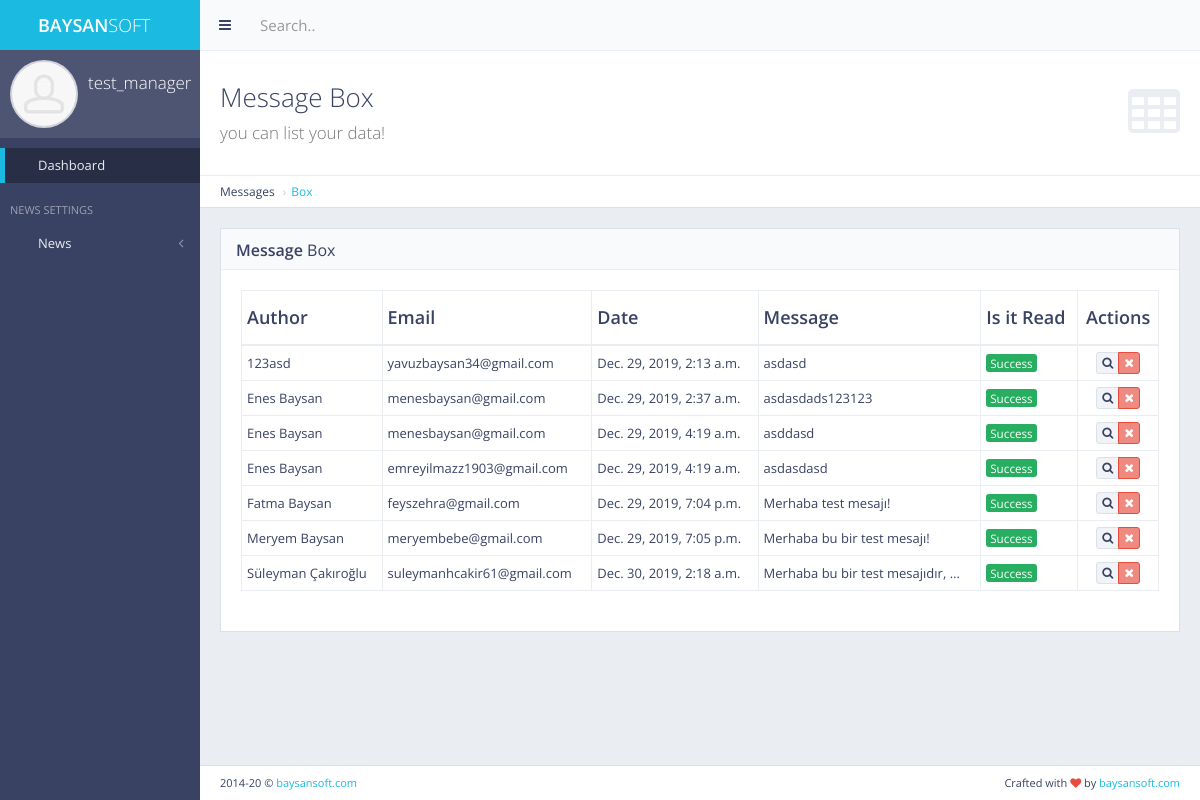
Page /panel/message_box/ (signed in) on the committed database.
### main/models.py (models this page shows, shortened)
class ContactForm(models.Model):
    name = models.CharField(max_length=255)
    email = models.CharField(max_length=255)
    message = models.TextField()
    date = models.DateTimeField(auto_now_add=True, null=True, blank=False)
    is_it_read = models.BooleanField(default=False)

### panel/views.py (the view, shortened to what this page needs)
# urls.py: path('message_box/', views.message_box, name='message_box'),
def message_box(request):
    if not request.user.is_authenticated:
        return redirect('main:my_login')
    messages = ContactForm.objects.all()
    context = {
        'messages': messages,
    }
    return render(request, 'back/message_box.html', context=context)

### category/context_processor.py (called while the page is built)
def get_categories(request):  # template'a direkt veri yolluyor
    get_categories = Category.objects.all()
    return dict(
        get_categories=get_categories)  # get_categories diyerek direkt template'den çağırabiliriz. Sözlük olarak döndürür.

### main/context_processors.py (called while the page is built)
def get_site_settings(request):
    site = Main.objects.first()
    return dict(site_settings=site)

### main/templatetags/my_auth.py (called while the page is built)
@register.filter(name='has_group')
def has_group(user,group_name):
    return user.groups.filter(name=group_name).exists()

### news/context_processors.py (called while the page is built)
def get_last_news(request):
    get_last_news = News.objects.all().order_by('-date')[:3]
    return dict(get_last_news=get_last_news)

def get_popular_posts(request):  # bu şekilde tek fonksiyon ile 2 veri seti döndürebiliriz
    get_popular_posts = News.objects.all().order_by('-show')
    get_popular_posts_detail = News.objects.all().order_by('-show')[:3]
    get_popular_posts_home = News.objects.all().order_by('-show')[:3]
    return dict(get_popular_posts=get_popular_posts, get_popular_posts_detail=get_popular_posts_detail,
                get_popular_posts_home=get_popular_posts_home)

### subcategory/context_processors.py (called while the page is built)
def get_subcategories(request):
    get_subcategories = SubCategory.objects.all()
    return dict(get_subcategories=get_subcategories)

### trending/context_processors.py (called while the page is built)
def get_trendings(request):
    trendings = Trending.objects.all().filter(is_publish=True).order_by('?')  # bu sayede random getirdik
    return dict(get_trendings=trendings)

### templates/back/message_box.html (shortened to what this page needs)
{% extends 'back/layout.html' %}
{% load static %}
{% block body %}
    <div class="content-header">
        <div class="header-section">
            <h1>
                <i class="fa fa-table"></i>Message Box<br><small>you can list your data!</small>
            </h1>
        </div>
    </div>
    <ul class="breadcrumb breadcrumb-top">
        <li>Messages</li>
        <li><a href="{% url 'panel:message_box' %}">Box</a></li>
    </ul>
    <div class="block full">
        <div class="block-title">
            <h2><strong>Message</strong> Box</h2>
        </div>
        <div class="table-responsive">
            <table id="example-datatable" class="table table-vcenter table-condensed table-bordered">
                <thead>
                <tr>
                    <th>Author</th>
                    <th>Email</th>
                    <th>Date</th>
                    <th>Message</th>
                    <th>Is it Read</th>
                    <th class="text-center">Actions</th>
                </tr>
                </thead>
                <tbody>
                {% for message in messages %}
                    <tr>
                        <td>{{ message.name }}</td>
                        <td>{{ message.email }}</td>
                        <td>{{ message.date }}</td>
                        <td>{{ message.message | truncatewords:5 }}</td>
                        <td>
                            {% if message.is_it_read == True %}
                                <span class="label label-success">Success</span>
                            {% else %}
                                <span class="label label-warning">Waiting</span>
                            {% endif %}
                        </td>
                        <td class="text-center">
                            <div class="btn-group">
                                <a href="{% url 'panel:message_box' %}" data-toggle="tooltip"
                                   data-id="{{ message.pk }}" id="show_message_btn" title="Read"
                                   class="btn btn-xs btn-default"><i class="fa fa-search"></i></a>
                                <a href="{% url 'panel:message_box' %}" data-toggle="tooltip"
                                   title="Delete"
                                   data-id="{{ message.pk }}"
                                   class="btn btn-xs btn-danger" id="delete_message_btn"><i
                                        class="fa fa-times"></i></a>
                            </div>
                        </td>
                    </tr>
                {% endfor %}
                </tbody>
            </table>
        </div>
    </div>
{% endblock body %}

### templates/back/layout.html (shortened to what this page needs)
{% load static %}
{% if user.is_authenticated %}
    <!DOCTYPE html>
    <html class="no-js" lang="en">
    <head>
        <link rel="stylesheet" href="{% static 'back/css/bootstrap.min.css' %}">
        <link rel="stylesheet" href="{% static 'back/css/plugins.css' %}">
        <link rel="stylesheet" href="{% static 'back/css/main.css' %}">
        <link rel="stylesheet" href="{% static 'back/css/themes.css' %}">
        <link rel="stylesheet" href="{% static 'ToastJs/Toast.min.css' %}">
        <link rel="stylesheet" href="{% static 'node_modules/sweetalert2/dist/sweetalert2.min.css' %}">
    </head>
    <body>
    <div id="page-wrapper">
        <div id="page-container" class="sidebar-partial sidebar-visible-lg sidebar-no-animations">
            <div id="sidebar">
                <div id="sidebar-scroll">
                    <div class="sidebar-content">
                        <a href="http://baysansoft.com/" target="_blank" class="sidebar-brand">
                            <i class="gi gi-flash"></i><span
                                class="sidebar-nav-mini-hide"><strong>BAYSAN</strong>SOFT</span>
                        </a>
                        <div class="sidebar-section sidebar-user clearfix sidebar-nav-mini-hide">
                            <div class="sidebar-user-avatar">
                                <a href="page_ready_user_profile.html">
                                    <img src="{% static 'back/img/placeholders/avatars/avatar2.jpg' %}" alt="avatar">
                                </a>
                            </div>
                            <div class="sidebar-user-name">{{ request.user.username }}</div>
                            <div class="sidebar-user-links">
                                <a href="{% url 'main:home' %}" data-toggle="tooltip" data-placement="bottom"
                                   title="Site Home Page"><i class="gi gi-home"></i></a>
                                <a href="{% url 'panel:message_box' %}" data-toggle="tooltip" data-placement="bottom"
                                   title="Message Box"><i class="gi gi-message_plus"></i></a>
                                <a href="page_ready_user_profile.html" data-toggle="tooltip" data-placement="bottom"
                                   title="Profile"><i class="gi gi-user"></i></a>
                                <a href="{% url 'panel:change_password' %}" class="enable-tooltip" data-placement="bottom"
                                   title="Settings"
                                   onclick="$('#modal-user-settings').modal('show');"><i class="gi gi-cogwheel"></i></a>
                                <a href="{% url 'main:my_logout' %}" data-toggle="tooltip" data-placement="bottom"
                                   title="Logout"><i
                                        class="gi gi-exit"></i></a>
                            </div>
                        </div>
                        {% include 'back/includes/sidebar.html' %}
                    </div>
                </div>
            </div>
            <div id="main-container">
                <header class="navbar navbar-default">
                    <ul class="nav navbar-nav-custom">
                        <li>
                            <a href="javascript:void(0)" onclick="App.sidebar('toggle-sidebar');this.blur();">
                                <i class="fa fa-bars fa-fw"></i>
                            </a>
                        </li>
                    </ul>
                    <form action="page_ready_search_results.html" method="post" class="navbar-form-custom">
                        <div class="form-group">
                            <input type="text" id="top-search" name="top-search" class="form-control"
                                   placeholder="Search..">
                        </div>
                    </form>
                </header>
                <div id="page-content">
                    {% block body %}
                    {% endblock body %}
                </div>
                <footer class="clearfix">
                    <div class="pull-right">
                        Crafted with <i class="fa fa-heart text-danger"></i> by <a href="http://baysansoft.com/"
                                                                                   target="_blank">baysansoft.com</a>
                    </div>
                    <div class="pull-left">
                        <span id="year-copy"></span> &copy; <a href="http://baysansoft.com/"
                                                               target="_blank">baysansoft.com</a>
                    </div>
                </footer>
            </div>
        </div>
    </div>
    </body>
    </html>
{% else %}
    <h2>Please Login</h2>
{% endif %}

### rows in the picture
ContactForm: name "123asd", email "yavuzbaysan34@gmail.com", date "Dec. 29, 2019, 2:13 a.m.", message "asdasd", is_it_read "Success"
ContactForm: name "Enes Baysan", email "menesbaysan@gmail.com", date "Dec. 29, 2019, 2:37 a.m.", message "asdasdads123123", is_it_read "Success"
ContactForm: name "Enes Baysan", email "menesbaysan@gmail.com", date "Dec. 29, 2019, 4:19 a.m.", message "asddasd", is_it_read "Success"
ContactForm: name "Enes Baysan", email "emreyilmazz1903@gmail.com", date "Dec. 29, 2019, 4:19 a.m.", message "asdasdasd", is_it_read "Success"
ContactForm: name "Fatma Baysan", email "feyszehra@gmail.com", date "Dec. 29, 2019, 7:04 p.m.", message "Merhaba test mesajı!", is_it_read "Success"
ContactForm: name "Meryem Baysan", email "meryembebe@gmail.com", date "Dec. 29, 2019, 7:05 p.m.", message "Merhaba bu bir test mesajı!", is_it_read "Success"
ContactForm: name "Süleyman Çakıroğlu", email "suleymanhcakir61@gmail.com", date "Dec. 30, 2019, 2:18 a.m.", message "Merhaba bu bir test mesajıdır, …", is_it_read "Success"

### other values in the picture
{{ request.user.username }} "test_manager"
